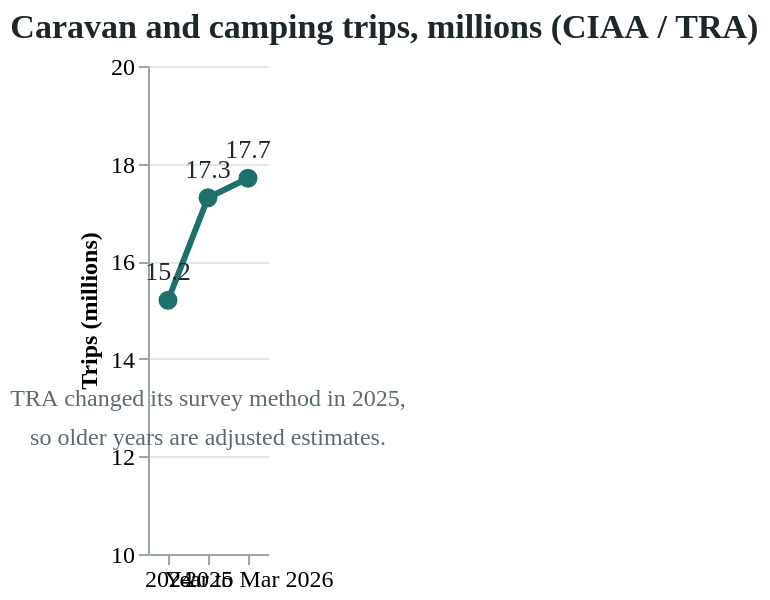

Write the Vega-Lite specification saved for this chart.
### Vega-Lite specification from a JSON file in a GitHub repository (floating-point values rounded to 4 significant figures)
{"$schema": "https://vega.github.io/schema/vega-lite/v5.json", "title": "Caravan and camping trips, millions (CIAA / TRA)", "width": "container", "height": 300, "autosize": {"type": "fit-x", "contains": "padding"}, "config": {"font": "Barlow", "view": {"stroke": null}, "axis": {"labelFont": "Barlow", "titleFont": "Barlow", "labelFontSize": 12, "titleFontSize": 12, "domainColor": "#9aa5a8", "tickColor": "#9aa5a8", "gridColor": "#e3e8e6"}, "legend": {"labelFont": "Barlow", "titleFont": "Barlow", "labelFontSize": 12}, "title": {"font": "Barlow Condensed", "fontSize": 17, "anchor": "start", "color": "#1c262b"}}, "data": {"values": [{"p": "2024", "m": 15.2}, {"p": "2025", "m": 17.3}, {"p": "Year to Mar 2026", "m": 17.7}]}, "layer": [{"mark": {"type": "line", "point": {"filled": true, "size": 90, "color": "#1f6f6a"}, "color": "#1f6f6a", "strokeWidth": 3}}, {"mark": {"type": "text", "dy": -14, "fontSize": 13, "color": "#1c262b"}, "encoding": {"text": {"field": "m", "type": "quantitative", "format": ".1f"}}}, {"data": {"values": [{"p": "2025", "m": 13.2, "t": "TRA changed its survey method in 2025,"}, {"p": "2025", "m": 12.4, "t": "so older years are adjusted estimates."}]}, "mark": {"type": "text", "fontSize": 12, "color": "#5b6a70"}, "encoding": {"text": {"field": "t"}}}], "encoding": {"x": {"field": "p", "type": "ordinal", "title": null, "axis": {"labelAngle": 0}}, "y": {"field": "m", "type": "quantitative", "scale": {"domain": [10, 20]}, "title": "Trips (millions)"}}}
